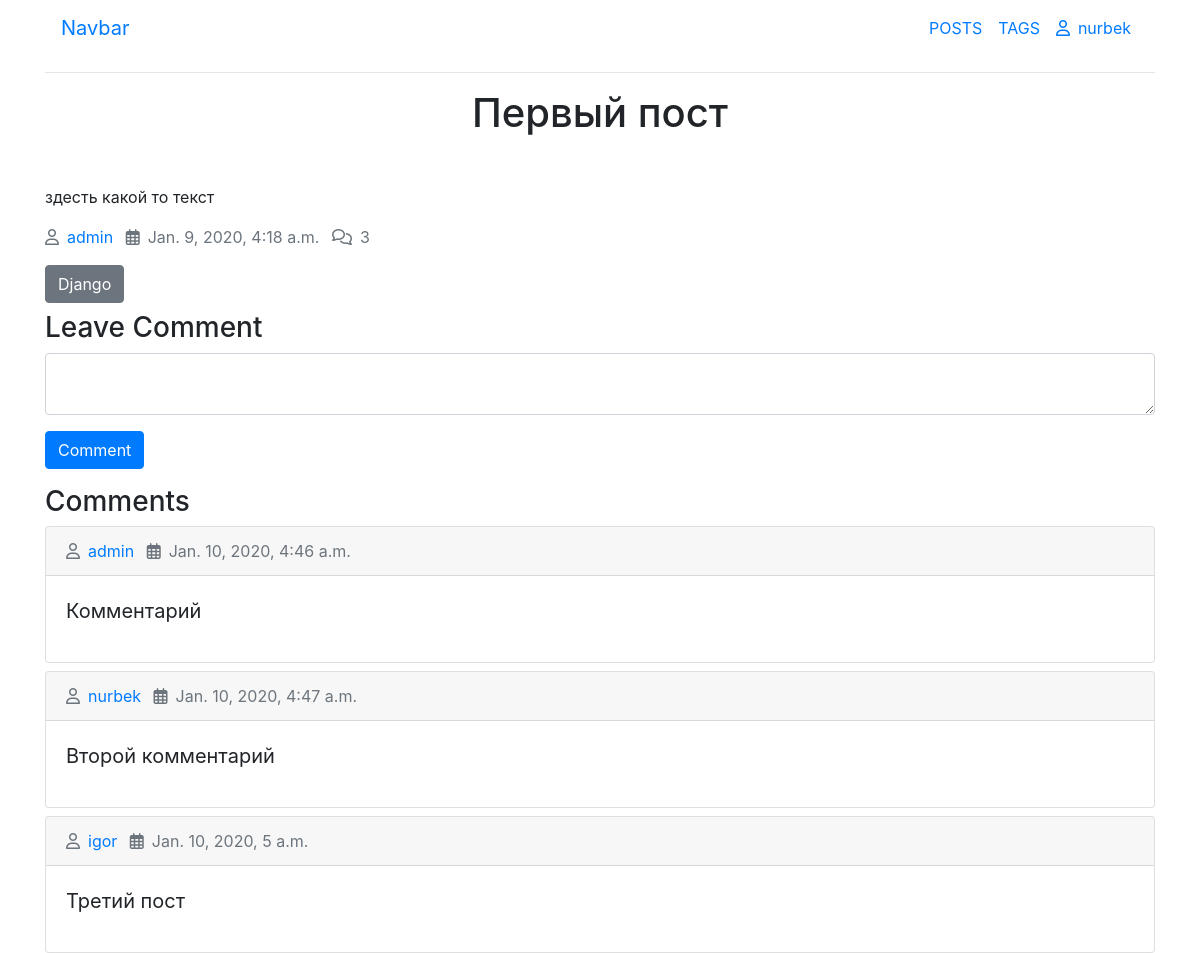
Screenshot of /post/onepost/ (signed in) with the database file from the repository.
### forum/models.py (models this page shows, shortened)
class Post(models.Model):
	title = models.CharField('Заголовок поста', max_length=100)
	tag = models.CharField(max_length=10, null=True, blank=True)
	slug = models.SlugField('Slug', blank = True, unique = True)
	body = models.TextField('Текст поста')
	created_data = models.DateTimeField('Дата создания', auto_now_add=True)
	author = models.ForeignKey(User, null = True, blank=True, on_delete=models.CASCADE)
	tags = models.ManyToManyField('Tag', related_name='posts', null=True, blank=True)

class Tag(models.Model):
	title = models.CharField('Заголовок тега', max_length=10)
	slug = models.SlugField(max_length=10, unique=True)
	def get_absolute_url(self):
		return reverse('tag_detail_url', kwargs={'slug':self.slug})

class Comment(models.Model):
	post = models.ForeignKey(Post, null=True, blank=True, related_name='comments', on_delete=models.CASCADE)
	author = models.ForeignKey(User, null = True, blank=True, on_delete=models.CASCADE)
	body = models.TextField('Текст комментария')
	created_data = models.DateTimeField('Дата создания', auto_now_add=True)

### forum/views.py (the view, shortened to what this page needs)
# urls.py: path('post/<str:slug>/',PostDetail.as_view(),name='post_detail_url'),
class PostDetail(DetailView):
	model = Post
	def get_context_data(self, **kwargs):
		data = super().get_context_data(**kwargs) # data = {'post':post}
		data['form'] = CommentForm() # data = {'post':post,'form':form}
		return data

### forum/forms.py
class CommentForm(forms.ModelForm):
	class Meta:
		model = Comment
		fields = '__all__'

### forum/templates/forum/post_detail.html (shortened to what this page needs)
{% extends 'base/base.html' %}
{% block content %}
<h1 class="text-center">{{post.title}}</h1>
<p class="mt-5">{{post.body}}</p>
<div class="my-3">
  <span class="text-secondary mr-2"><i class="far fa-user mr-2"></i><a href="">{{post.author.username}}</a></span>
  <span class="text-secondary mr-2"><i class="far fa-calendar-alt mr-2"></i>{{post.created_data}}</span>
  <span class="text-secondary"><i class="far fa-comments mr-2"></i>{{post.comments.count}}</span>
</div>
<div class="my-2">
      {% for tag in post.tags.all %}
      <a href="{{tag.get_absolute_url}}" class="btn btn-secondary">{{tag.title}}</a>
      {% endfor %}
</div>
<h3>Leave Comment</h3>
<form action="" method="post">
  <div class="form-group">
    <textarea class="form-control" name="{{form.body.name}}"></textarea>
  </div>
  <div class="form-group">
    <button class="btn btn-primary">Comment</button>
  </div>
</form>
<h3>Comments</h3>
{% for comment in post.comments.all %}
<div class="card mt-2">
  <div class="card-header">
    <span class="text-secondary mr-2"><i class="far fa-user mr-2"></i><a href="">{{comment.author}}</a></span>
    <span class="text-secondary mr-2"><i class="far fa-calendar-alt mr-2"></i>{{comment.created_data}}</span>
  </div>
  <div class="card-body">
    <blockquote class="blockquote mb-0">
      <p>{{comment.body}}</p>
    </blockquote>
  </div>
</div>
{% endfor %}
{% endblock %}

### templates/includes/navbar.html (shortened to what this page needs)
<nav class="navbar navbar-expand-lg">
  <a class="navbar-brand" href="#">Navbar</a>
  <div class="collapse navbar-collapse" id="navbarSupportedContent">
    <ul class="navbar-nav ml-auto">
      <li class="nav-item active">
        <a class="nav-link" href="{% url 'post_list_url' %}">POSTS<span class="sr-only">(current)</span></a>
      </li>
      <li class="nav-item">
        <a class="nav-link" href="{% url 'tag_list_url' %}">TAGS</a>
      </li>
      {% if user.is_authenticated %}
      <li class="nav-item">
        <a class="nav-link" href="#"><i class="far fa-user mr-2"></i>{{user.username}}</a>
      </li>
      {% else %}
      <li class="nav-item">
        <a class="nav-link" href="{% url 'login' %}">Login</a>
      </li>
      {% endif %}
    </ul>
  </div>
</nav>

### rows the page displays
Post: title "Первый пост", body "здесть какой то текст", author.username "admin", created_data "Jan. 9, 2020, 4:18 a.m.", comments.count "3"
Tag: title "Django"
Comment: author "admin", created_data "Jan. 10, 2020, 4:46 a.m.", body "Комментарий"
Comment: author "nurbek", created_data "Jan. 10, 2020, 4:47 a.m.", body "Второй комментарий"
Comment: author "igor", created_data "Jan. 10, 2020, 5 a.m.", body "Третий пост"

### other values shown
{{ user.username }} "nurbek"
